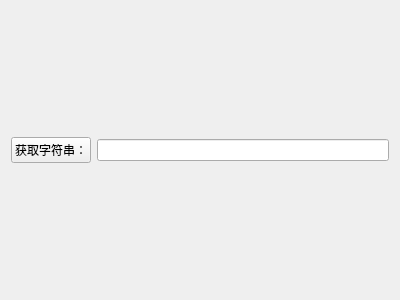
<?xml version="1.0" encoding="UTF-8"?>
<ui version="4.0">
 <class>MainWindow</class>
 <widget class="QMainWindow" name="MainWindow">
  <property name="geometry">
   <rect>
    <x>0</x>
    <y>0</y>
    <width>400</width>
    <height>300</height>
   </rect>
  </property>
  <property name="windowTitle">
   <string>MainWindow</string>
  </property>
  <widget class="QWidget" name="centralWidget">
   <layout class="QGridLayout" name="gridLayout">
    <item row="0" column="0">
     <layout class="QVBoxLayout" name="verticalLayout">
      <item>
       <layout class="QHBoxLayout" name="horizontalLayout_2">
        <item>
         <widget class="QPushButton" name="pushButton_getInfo">
          <property name="text">
           <string>获取字符串：</string>
          </property>
         </widget>
        </item>
        <item>
         <widget class="QLineEdit" name="lineEdit_info"/>
        </item>
       </layout>
      </item>
     </layout>
    </item>
   </layout>
  </widget>
 </widget>
 <layoutdefault spacing="6" margin="11"/>
 <resources/>
 <connections>
  <connection>
   <sender>pushButton_getInfo</sender>
   <signal>clicked()</signal>
   <receiver>MainWindow</receiver>
   <slot>pushButton_getInfo_onClick()</slot>
   <hints>
    <hint type="sourcelabel">
     <x>83</x>
     <y>164</y>
    </hint>
    <hint type="destinationlabel">
     <x>139</x>
     <y>12</y>
    </hint>
   </hints>
  </connection>
 </connections>
 <slots>
  <slot>pushButton_getInfo_onClick()</slot>
 </slots>
</ui>
